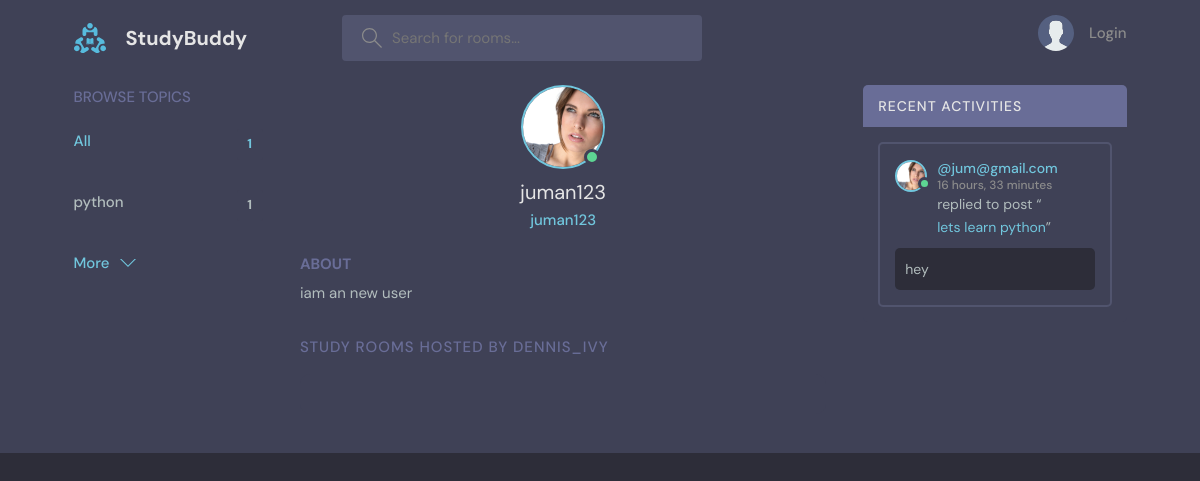
The page /profile2 on the database as committed earlier.
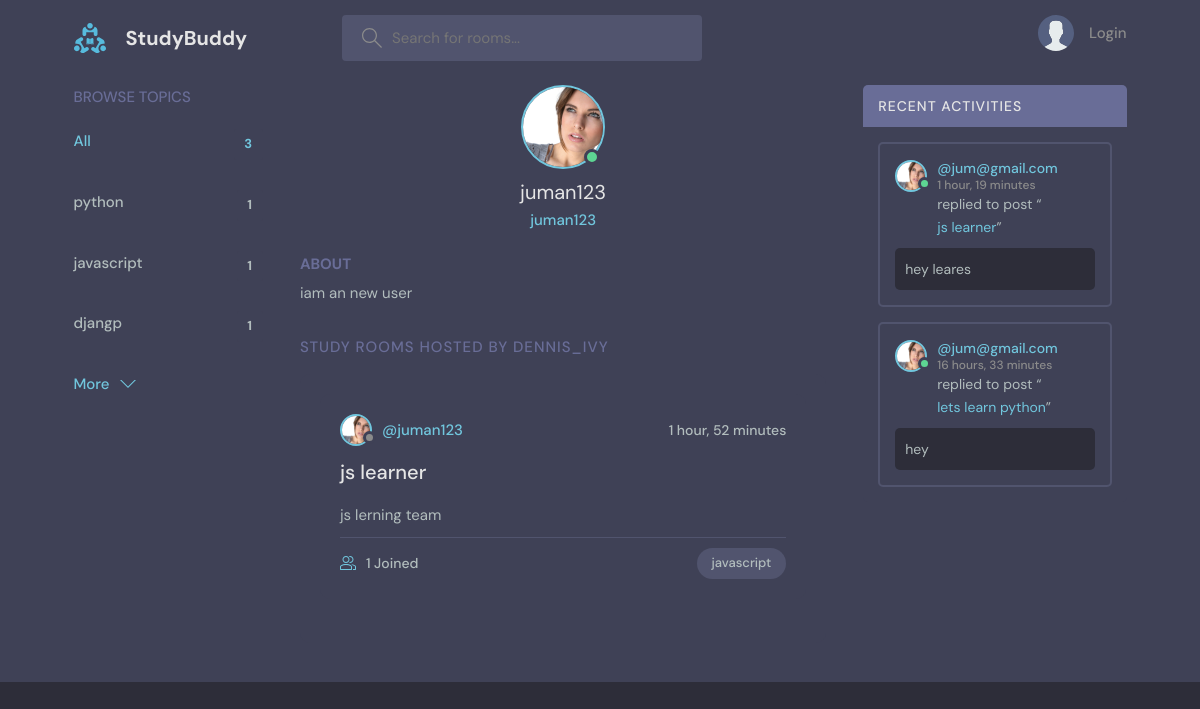
The same page on the database as committed later.
### base/models.py (models this page shows, shortened)
class Topic(models.Model):
    name = models.CharField(max_length=200)

class User(AbstractUser):
    name = models.CharField(max_length=200,null=True)
    email = models.EmailField(unique=True,null=True)
    bio = models.TextField(null=True)
    avatar = models.ImageField(null=True,default="avatar.svg")
    USERNAME_FIELD = 'email'
    REQUIRED_FIELDS = []

class Messege(models.Model):
    user = models.ForeignKey(User,on_delete=models.CASCADE)
    room = models.ForeignKey(Room,on_delete=models.CASCADE)
    body = models.TextField()
    updated = models.DateTimeField(auto_now=True)
    created = models.DateTimeField(auto_now_add=True)
    class Meta:
        ordering = ['-updated','-created']

class Room(models.Model):
    host= models.ForeignKey(User,on_delete=models.SET_NULL,null=True)
    topic = models.ForeignKey(Topic,on_delete=models.SET_NULL,null=True)
    name = models.CharField(max_length=200)
    description = models.TextField(null=True,blank=True)
    participents = models.ManyToManyField(User,related_name='participents',blank=True)
    updated = models.DateTimeField(auto_now=True)
    created = models.DateTimeField(auto_now_add=True)
    class Meta:
        ordering = ['-updated','-created']

### base/views.py (the view)
# urls.py: path('profile<str:pk>',views.userProfile,name="user-profile"),
def userProfile(request,pk):
    user = User.objects.get(id=pk)
    rooms = user.room_set.all()
    room_messeges = user.messege_set.all()
    topic = Topic.objects.all()
    context={
        'user':user,
        'rooms':rooms,
        'room_messeges':room_messeges,
        'topic':topic
    }
    return render(request,'base/profile.html',context)

### base/templates/base/profile.html (shortened to what this page needs)
{% extends 'main.html'%}
{% block content %}
  <main class="profile-page layout layout--3">
    <div class="container">
      {% include 'base/topics_components.html'  %}
      <div class="roomList">
        <div class="profile">
          <div class="profile__avatar">
            <div class="avatar avatar--large active">
              <img src="{{user.avatar.url}}" />
            </div>
          </div>
          <div class="profile__info">
            <h3>{{user.username}}</h3>
            <p>{{user.username}}</p>
          </div>
          <div class="profile__about">
            <h3>About</h3>
            <p>
              {{user.bio}}
            </p>
          </div>
        </div>
        <div class="roomList__header">
          <div>
            <h2>Study Rooms Hosted by dennis_ivy</a>
            </h2>
          </div>
        </div>
        <div class="roomListRoom">
          {% include 'base/feed_component.html'  %}
        </div>
      </div>
      {% include 'base/activity_component.html'  %}
    </div>
  </main>
  {% endblock %}

### templates/main.html (shortened to what this page needs)
<!DOCTYPE html>
{% load static %}
<html lang="en">
  <head>
    <link rel="stylesheet" href="{% static 'styles/style.css'%}" />
  </head>
  <body>
    <header class="header header--loggedIn">
      <div class="container">
        <a href="{% url 'home' %}" class="header__logo">
          <img src="{% static 'images/logo.svg' %}" />
          <h1>StudyBuddy</h1>
        </a>
        <form class="header__search" method="get" action="{% url 'home'%}">
          <label>
            <input name="q" placeholder="Search for rooms..." />
          </label>
        </form>
        <nav class="header__menu">
          {% if request.user.is_authenticated %}
          <div class="header__user">
            <a href="{% url 'user-profile' request.user.id %}">
              <div class="avatar avatar--medium active">
                <img src="{{request.user.avatar.url}}" />
              </div>
              <p>{{request.user.username}}<span>@{{request.user.username}}</span></p>
            </a>
            <button class="dropdown-button">
              <svg version="1.1" xmlns="http://www.w3.org/2000/svg" width="32" height="32" viewBox="0 0 32 32">
                <title>chevron-down</title>
                <path d="M16 21l-13-13h-3l16 16 16-16h-3l-13 13z"></path>
              </svg>
            </button>
          </div>
          {% else %}
          <a href="{% url 'login' %}">
            <img src="{% static 'images/avatar.svg' %}" />
            <p>Login</p>
          </a>
          {% endif %}
        </nav>
      </div>
    {% block content %}
     {% endblock %}
  </body>
</html>

### base/templates/base/topics_components.html
<div class="topics">
    <div class="topics__header">
      <h2>Browse Topics</h2>
    </div>
    <ul class="topics__list">
      <li>
        <a href="{% url 'topics'%}" class="active">All <span>{{topic.count}}</span></a>
      </li>
      {% for topic in topic %}
      <li>
        <a href="{% url 'home' %}?q={{topic.name}}">{{ topic.name}}<span>{{topic.room_set.all.count}}</span></a>
      </li>
        {% endfor %}
    </ul>
    <a class="btn btn--link" href="{% url 'topics'%}">
      More
      <svg version="1.1" xmlns="http://www.w3.org/2000/svg" width="32" height="32" viewBox="0 0 32 32">
        <title>chevron-down</title>
        <path d="M16 21l-13-13h-3l16 16 16-16h-3l-13 13z"></path>
      </svg>
    </a>
  </div>

### base/templates/base/feed_component.html (shortened to what this page needs)
{% for room in rooms %}
<div class="roomListRoom">
    <div class="roomListRoom__header">
      <a href="{% url 'user-profile' room.host.id%}" class="roomListRoom__author">
        <div class="avatar avatar--small">
          <img src="{{room.host.avatar.url}}" />
        </div>
        <span>@{{room.host.username}}</span>
      </a>
      <div class="roomListRoom__actions">
        <span>{{room.created|timesince}}</span>
      </div>
    </div>
    <div class="roomListRoom__content">
      <a href="{% url 'room' room.id %}">{{room.name}}</a>
      <p>
      {{room.description|truncatewords:20}}
      </p>
    </div>
    <div class="roomListRoom__meta">
      <a href="{% url 'room' room.id %}" class="roomListRoom__joined">
        {{room.participents.all.count}} Joined
      </a>
      <p class="roomListRoom__topic">{{room.topic.name}}</p>
    </div>
  </div>
  {% endfor %}

### base/templates/base/activity_component.html (shortened to what this page needs)
<div class="activities">
    <div class="activities__header">
      <h2>Recent Activities</h2>
    </div>
    {% for messege in room_messeges %}
    <div class="activities__box">
      <div class="activities__boxHeader roomListRoom__header">
        <a href="profile.html" class="roomListRoom__author">
          <div class="avatar avatar--small active">
            <img src="{{messege.user.avatar.url}}" />
          </div>
          <p>
            @{{messege.user}}
            <span>{{messege.created|timesince}}</span>
          </p>
        </a>
      </div>
      <div class="activities__boxContent">
        <p>replied to post “<a href="{% url 'room' messege.room.id %}">{{messege.room.name}}</a>”</p>
        <div class="activities__boxRoomContent">
          {{messege.body}}
        </div>
      </div>
    </div>
  {% endfor%}
   </div>

Rows that differ between the two databases and show on the page:
added Topic: name "javascript", room_set.all.count "1"
added Topic: name "djangp", room_set.all.count "1"
added Room: host.avatar (picture), host.username "juman123", created "1 hour, 52 minutes", name "js learner", description "js lerning team", participents.all.count "1", topic.name "javascript"
added Messege: user.avatar (picture), user "jum@gmail.com", created "1 hour, 19 minutes", room.name "js learner", body "hey leares"
Other text that changed with them:
{{ topic.count }}: "1" → "3"
